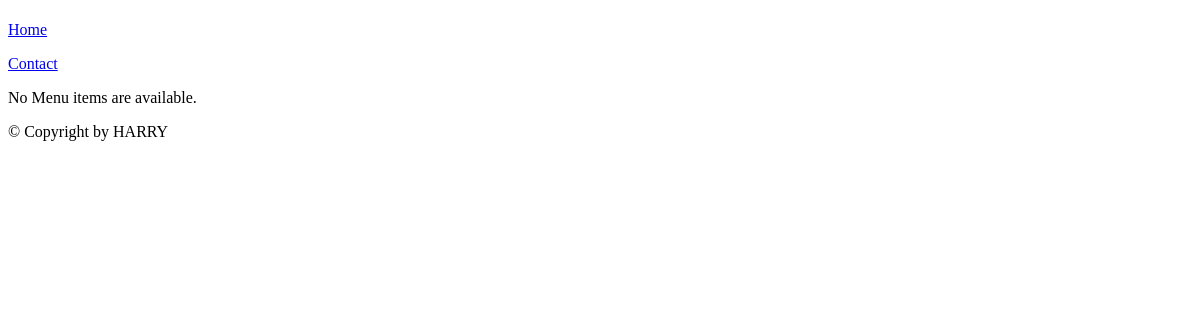
/orders/, run on an earlier commit of the app's database.
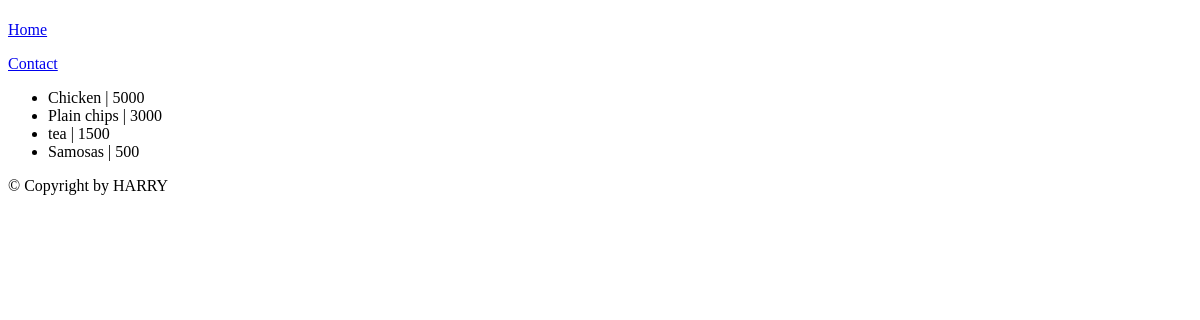
And on a later commit of the database.
### orders/models.py (models this page shows, shortened)
class Item(models.Model):
	MENU_CATEGORIES = (
		('BF', 'BreakFast'),
		('LU', 'Lunch'),
		('SN', 'Snacks'),
		)
	item = models.CharField(max_length=50, unique=True)
	category = models.CharField(max_length=2, choices=MENU_CATEGORIES)
	price_per_item = models.IntegerField(db_index=True)
	date_created = models.DateField(auto_now_add=True, blank=True)

### orders/views.py (the view)
def index(request):
	latest_items = Item.objects.all().order_by('-date_created')[:5]
	template = loader.get_template('orders/index.html')
	context = RequestContext(request, {
        'latest_items': latest_items,
        })
	return HttpResponse(template.render(context))

### menu_orders/templates/orders/index.html (shortened to what this page needs)
{% extends "base.html" %}
{%block content%}
	{% if latest_items %}
		<ul>
			{% for menu_item in latest_items %}
				<li>{{ menu_item.item }} | {{ menu_item.price_per_item }} </li>
			{% endfor %}
		</ul>
			{% else %}
				<p>No Menu items are available.</p>
	{% endif %}
{% endblock %}

### menu_orders/templates/base.html (shortened to what this page needs)
<!DOCTYPE html>
<html lang="en">
    <head>
    </head>
    <body>
        <div>
            <nav>
                <p>
                    <a href="/">Home</a>
                </p>
                <p>
                    <a href="/contact">Contact</a>
                </p>
            </nav>
            <div>
                    {% block content %} {% endblock %}
            </div>
                    {% block footer%}
            <footer>
                <p>
                    &copy; Copyright  by HARRY
                </p>
            </footer>
                    {% endblock %}
        </div>
    </body>
</html>

What changed in the data, as far as the page shows it:
added Item: item "Chicken", price_per_item "5000"
added Item: item "Plain chips", price_per_item "3000"
added Item: item "tea", price_per_item "1500"
added Item: item "Samosas", price_per_item "500"
Also different on the page:
text no longer shown: "No Menu items are available."
